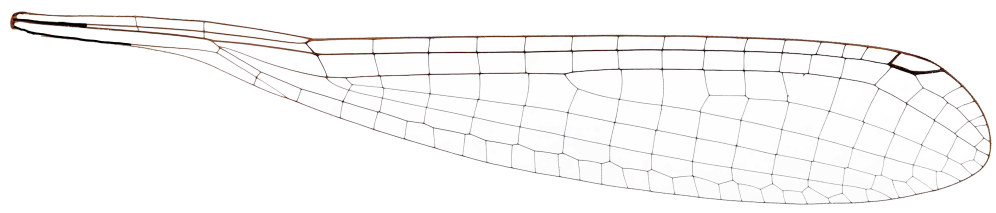
#> input picture new_pic_fix/new_pic_fix.png, 1992 x 426 px (shown at 1/2 size)
$ jupyter execute --allow-errors Get_Network.ipynb
#> lines starting #> are read from the running program, lines starting #| are printed output that depends on the picture; after the words box and inside, x2 and y2 are one past the last pixel; in counts of white or black regions, pixels touching at a corner belong together
### DualColor.py
from PIL import Image
import scipy
import numpy as np
def rgb_to_gray(rgb):
	"""
        rgb: array of [R, G, B]
        turn rgb array into GRAY array"""
	r, g, b = rgb[:,:,0], rgb[:,:,1], rgb[:,:,2]
	gray = 0.2989 * r + 0.5870 * g + 0.1140 * b
	return gray

def two_colors(filename, threshold, other_color):
	'''
		filename: name of png image
		threshold:
		other_color: that, instead of white (for black-white img)
		RETURN: binary version
		import and then binarize data based on threshold
		'''
	im = Image.open(filename)
	imarray = np.array(im)
	# print(f"shape of image array: {np.shape(imarray)}")
	imarray = rgb_to_gray(imarray)
	# apply gaussian filter
	imarray = scipy.ndimage.gaussian_filter(imarray, 0.55)
	# print(f"shape of image array, through gaussian filter: {np.shape(imarray)}")
	x, y = imarray.shape
	data = np.zeros((x, y))
	for i in range(x):
		for j in range(y):
			data[i][j] = 1 - imarray[i][j]
	# normalize
	data += np.abs(np.min(data))
	data = data / np.max(data)
	# turn into binary, by threshold
	binary = np.ones((x, y, 3), dtype=int)
	for i in range(x):
		for j in range(y):
			if data[i][j] > threshold:
				binary[i][j] = other_color
	return binary

### GetGraph.py
from collections import Counter
from dataclasses import dataclass
from typing import List, Tuple

import cv2
import networkx as nx
import numpy as np
import scipy.ndimage.measurements
import shapely.geometry
from PIL import Image
from skimage import morphology, segmentation

def find_color(im: Image, rgb: Tuple[int]) -> np.ndarray:
    """Given an RGB image, return an ndarray with 1s where the pixel is the given color."""
    px = np.asarray(im)
    # print(f"find_color::px  {px.shape}")
    x, y, channels = px.shape
    out = np.zeros((x, y), dtype=np.uint8)
    # print(f"find_color::out {out.shape}")
    r, g, b = rgb
    out[(px[:, :, 0] == r) & (px[:, :, 1] == g) & (px[:, :, 2] == b)] = 1
    return out


def zhang_suen_node_detection(skel: np.ndarray) -> List[Tuple[int]]:
    """Find nodes based on a skeletonized bitmap.

    (From nefi) Node detection based on criteria put forward in "A fast parallel algorithm
    for thinning digital patterns" by T. Y. Zhang and C. Y. Suen. Pixels p of the skeleton
    are categorized as nodes/non-nodes based on the value of a function A(p) depending on
    the pixel neighborhood of p. Please check the above paper for details.

    A(p1) == 1: The pixel p1 sits at the end of a skeleton line, thus a node
    of degree 1 has been found.
    A(p1) == 2: The pixel p1 sits in the middle of a skeleton line but not at
    a branching point, thus a node of degree 2 has been found. Such nodes are
    ignored and not introduced to the graph.
    A(p1) >= 3: The pixel p1 belongs to a branching point of a skeleton line,
    thus a node of degree >=3 has been found.

    Args:
        *skel* : Skeletonised source image. The skeleton must be exactly 1 pixel wide.

    Returns:
        *nodes* : List of (x, y) coordinates of nodes
    """
    skel = np.pad(skel, 1)
    item = skel.item

    def check_pixel_neighborhood(x, y, skel):
        """
        Check the number of components around a pixel.
        If it is either 1 or more than 3, it is a node.
        """
        p2 = item(x - 1, y)
        p3 = item(x - 1, y + 1)
        p4 = item(x, y + 1)
        p5 = item(x + 1, y + 1)
        p6 = item(x + 1, y)
        p7 = item(x + 1, y - 1)
        p8 = item(x, y - 1)
        p9 = item(x - 1, y - 1)

        # The function A(p1),
        # where p1 is the pixel whose neighborhood is beeing checked
        components = (
            (p2 == 0 and p3 == 1)
            + (p3 == 0 and p4 == 1)
            + (p4 == 0 and p5 == 1)
            + (p5 == 0 and p6 == 1)
            + (p6 == 0 and p7 == 1)
            + (p7 == 0 and p8 == 1)
            + (p8 == 0 and p9 == 1)
            + (p9 == 0 and p2 == 1)
        )
        return (components >= 3) or (components == 1)

    nodes = []
    w, h = skel.shape
    for x in range(1, w - 1):
        for y in range(1, h - 1):
            if item(x, y) != 0 and check_pixel_neighborhood(x, y, skel):
                nodes.append((x - 1, y - 1))
    return nodes

def find_dense_skeleton_nodes(skel: np.ndarray) -> List[Tuple[int, int]]:
    """Find "dense" (2x2 or larger) regions in the skeleton."""
    eroded = morphology.binary_erosion(np.pad(skel, 1), np.ones((2, 2)))[1:-1, 1:-1]

    # Find the centers of mass of connected components
    labeled_array, num_features = scipy.ndimage.label(eroded)
    centers = scipy.ndimage.center_of_mass(eroded, labeled_array, [*range(1, num_features+1)])
    return [(int(x), int(y)) for (x, y) in centers]

def add_dense_nodes(nodes: List[Tuple[int, int]], dense_nodes: List[Tuple[int, int]], min_distance = 5) -> List[Tuple[int, int]]:
    """Add in new nodes which are distinct from the old ones."""
    keep = []
    min_d2 = min_distance ** 2
    for node in dense_nodes:
        x, y = node
        is_ok = True
        for nx, ny in nodes:
            d2 = (x - nx) **2 + (y - ny) ** 2
            if d2 < min_d2:
                is_ok = False
                break
        if is_ok:
            keep.append(node)

    print(f'Adding {len(keep)}/{len(dense_nodes)} dense nodes to existing {len(nodes)} nodes.')
    return [*nodes, *keep]

@dataclass
class Path:
    """ @dataclass
        start: 2D coordinate <- starting node
        end: 2D coordinate <- ending node
        path: list of 2D coordinates <- nodes on path
        """
    start: Tuple[int, int]
    stop: Tuple[int, int]
    path: List[Tuple[int, int]]

def is_new_path(existing_paths: List[Path], path: Path) -> bool:
    """
        existing_paths: paths so far
        path: need to test if this is in existing_path
        Is this a new path, or does it overlap signficantly with existing paths?"""
    candidates = [p for p in existing_paths if p.start == path.start and p.stop == path.stop]
    other_points = {coord for p in candidates for coord in p.path[1:-1]}
    interior = set(path.path[1:-1])
    if other_points & interior:
        return False
    return True

def is_valid_self_loop(path: List[Tuple[int, int]], min_self_loop_distance: int) -> bool:
    if len(path) < min_self_loop_distance:
        return False
    # Only the end node can appear twice in a self-loop
    return len([c for c, n in Counter(path).items() if n >= 2]) == 1


def find_paths(scikit_img_skeleton: np.ndarray, nodes: List[Tuple[int]], min_distance=5) -> List[Path]:
    """Find paths between nodes in the graph using the connectivity in the skeleton.
    RETURN: list of edges (pairs of nodes) with the following properties.
        - path: list of coordinates connecting the nodes (including the nodes)
        - d: length of the path
    This will early-out if a path shorter than min_distance is found.
    There may be multiple distinct paths between the same nodes, or a path between a node and itself.
    """
    width, height = scikit_img_skeleton.shape
    def neighbors(x, y):
        for dy in (-1, 0, 1):
            cy = y + dy
            if cy < 0 or cy >= height:
                continue
            for dx in (-1, 0, 1):
                cx = x + dx
                if (dx != 0 or dy != 0) and 0 <= cx < width and scikit_img_skeleton[cx, cy]:
                    yield cx, cy
    # each cell points back to its parent
    parents = {n: None for n in nodes}
    def trace_back(node):
        trace = []
        while node:
            trace.append(node)
            node = parents.get(node)
        return trace
    d = {n: 0 for n in nodes}  # used to avoid backtracking
    edges = []
    frontier = [*nodes]
    while frontier:
        next_frontier = []
        for n in frontier:
            x, y = n
            for c in neighbors(x, y):
                if c not in parents:
                    parents[c] = n
                    next_frontier.append(c)
                    d[c] = 1 + d[n]
                else:
                    if d[c] >= d[n]:
                        # we've got a connection! Follow both cells back to trace it out
                        tn = trace_back(n)
                        tc = trace_back(c)
                        tc.reverse()
                        path = [*tc, *tn]
                        endpoints = (path[0], path[-1])
                        start, stop = min(endpoints), max(endpoints)
                        new_path = Path(start, stop, path)
                        # Ignore redundant paths and short self-loops
                        if is_new_path(edges, new_path) and (
                            start != stop or is_valid_self_loop(path, min_distance)
                        ):
                            edges.append(new_path)
                            if len(path) - 1 < min_distance:
                                # This edge will get pruned out anyway, so no need to keep looking.
                                return edges
        frontier = next_frontier
    return edges

def merge_nodes(
    nodes: List[Tuple[int, int]], edges: List[Path], n1: Tuple[int, int], n2: Tuple[int, int]
    ) -> List[Tuple[int, int]]:
    ends = {n1, n2}
    paths = [e.path for e in edges if {e.start, e.stop} == ends]
    assert paths
    path = min(paths, key=lambda p: len(p))
    idx = len(path) // 2
    new_node = path[idx]
    return [new_node] + [n for n in nodes if n != n1 and n != n2]

def make_graph(nodes: List[Tuple[int, int]], edges: List[Path]) -> nx.MultiGraph:
    g = nx.MultiGraph()
    g.add_nodes_from(nodes)
    for edge in edges:
        g.add_edge(edge.start, edge.stop, path=edge.path, d=len(edge.path) - 1)
    return g

def connect_graph(skel: np.ndarray, min_distance: int) -> nx.MultiGraph:
    """Iteratively produce a graph, merging nodes until none are < min_distance apart."""
    nodes = zhang_suen_node_detection(skel)
    dense_nodes = find_dense_skeleton_nodes(skel)
    nodes = add_dense_nodes(nodes, dense_nodes)
    edges = find_paths(skel, nodes, min_distance)
    any_changed = True
    while any_changed:
        any_changed = False
        for edge in edges:
            d = len(edge.path) - 1
            if d < min_distance:
                n1 = edge.start
                n2 = edge.stop
                nodes = merge_nodes(nodes, edges, n1, n2)
                edges = find_paths(skel, nodes, min_distance)
                # print(f'Merged {n1} and {n2}, d={d}')
                any_changed = True
                break
    # All good!
    return make_graph(nodes, edges)

def simplify_paths(g: nx.Graph, tolerance=1) -> nx.Graph:
    for n1, n2, k in g.edges(keys=True):
        g[n1][n2][k]['path'] = shapely.geometry.LineString(g[n1][n2][k]['path']).simplify(tolerance)
    return g

def extract_network(mask: np.ndarray, min_distance=8) -> nx.Graph:
    """ given mask, return graph network
        """
    # see https://scikit-image.org/docs/stable/auto_examples/edges/plot_skeleton.html
    skel = morphology.skeletonize(mask)
    print(f'Skeleton px={skel.sum()}')
    raw = connect_graph(skel, min_distance)
    simplified = simplify_paths(raw)
    return simplified, raw

# [38 lines left out: functions create_circular_mask, render_network, not called in this run]

def render_skeleton(im: Image, skel: np.ndarray, rgb: Tuple[int]) -> Image:
    r, g, b = rgb
    px = np.asarray(im).copy()
    skel = skel.T
    px[skel > 0, 0] = r
    px[skel > 0, 1] = g
    px[skel > 0, 2] = b
    return Image.fromarray(px)

# Sum of the min & max of (a, b, c)
def hilo(a, b, c):
    if c < b:
        b, c = c, b
    if b < a:
        a, b = b, a
    if c < b:
        b, c = c, b
    return a + c

def complement(rgb):
    """Return a complementary color; see https://stackoverflow.com/a/40234924/388951"""
    k = hilo(*rgb)
    return tuple(k - u for u in rgb)

# [18 lines left out: function network_to_geojson, not called in this run]

### Get_Network.ipynb
[cell 1]
"""import packages"""
import networkx as nx
import numpy as np
from PIL import Image
from skimage import morphology
import matplotlib.pyplot as plt
import os
import csv
from ast import literal_eval
print(
     f"here:         current directory/folder address (full path from /Users)\n" +
      "photo_name:   name of photo\n" +
      "photo_type:   type of photo file (INCLUDEs '.'). e.g. .png\n" +
      "project_name: name of project\n" +
      "new_project:  is this a new project? (if so, load from saved files)")

[cell 2]
"""Fill out form below!"""
here =          '/Users/kronos.di.vlad/Desktop/dragonfly/extract_images_nb_ver'
photo_name =    'new_pic_fix'
new_project =   True # True OR False only (this is a boolean variable)
photo_type =    '.png'
project_name =  photo_name # I name project by the photo

print(f"your current folder: (below)")
os.chdir(here)
os.system('pwd')

[cell 3]
filepath = f'{photo_name}{photo_type}' # MUST add extension for move to work!
file_type = 'txt'
nodes_name = f'{project_name}_nodes.{file_type}'
edges_name = f'{project_name}_edges.{file_type}'
detes_name = f'{project_name}_detes.{file_type}'
cycle_name = f'{project_name}_cycle.{file_type}'

if(new_project):
    os.mkdir(project_name)
    os.rename(filepath, f'{project_name}/{filepath}')
os.chdir(project_name)
print(f"your current folder: (below)")
os.system('pwd')

[cell 4]
if(not new_project):
    """load nodes"""
    nodes = np.loadtxt(nodes_name).astype(int)
    """load edges"""
    edges = np.loadtxt(edges_name).astype(int)
    """load cycle"""
    file = open(cycle_name, "r")
    cycles = list(csv.reader(file, delimiter=",", quoting = csv.QUOTE_NONNUMERIC))
    for i in range(len(cycles)):
        cycles[i] = [int(item) for item in cycles[i]]
    """load detes"""
    file = open(detes_name, "r")
    detes = list(csv.reader(file, delimiter=",", quoting = csv.QUOTE_NONNUMERIC))
    for i in range(len(detes)):
        detes[i] = [literal_eval(item) for item in detes[i]]

[cell 5]
""" black-and-other-color image """
import DualColor
print(f"source: Jordan Hoffmann, Chris H. Rycroft from https://www.pnas.org/doi/10.1073/pnas.1721248115")
dual_color_pic = f'{project_name}_dual_color.png'
street_color_in_rgb = np.asarray([0, 0, 255])
if(new_project):
    og_img = Image.open(filepath)
#> og_img is the input picture: PIL image 1992x426 RGBA; mean R, G, B, A 248.4, 247.6, 247.4, 255
    threshold = 10 # 135 for radar
    rgb_binary = DualColor.two_colors(filepath, threshold/255.0, street_color_in_rgb)
#> after the loop in two_colors, `for i in range(x):`:
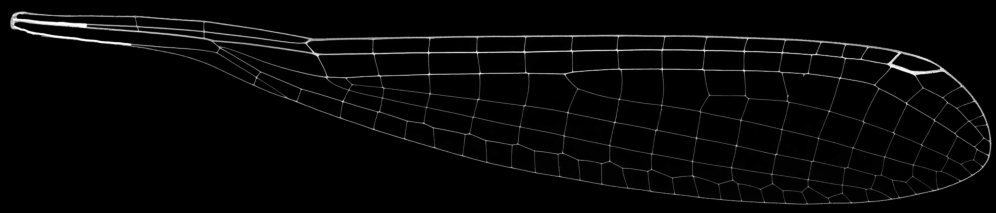
#> data: shape (426, 1992) float64 (shown at 1/2 size); min -254, max 1, mean -246.8; drawn with min black and max white
#> after the loop in two_colors, `for i in range(x):`:
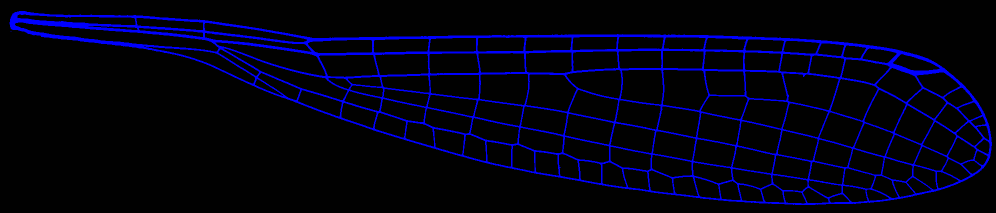
#> binary: shape (426, 1992, 3) int64 (shown at 1/2 size); mean of channels 0, 1, 2 0.9, 0.9, 21.6; drawn as R, G, B
    pil_img = Image.fromarray(rgb_binary.astype('uint8'), "RGB")
    pil_img.save(dual_color_pic)
else:
    pil_img = Image.open(dual_color_pic)

og_x, og_y, channels = np.asarray(pil_img).shape
#> og_x = 426; og_y = 1992; channels = 3
pil_img

[cell 6]
""" graph """
# speed scales with number of pixels
print()
import GetGraph
print(f"source: Dan Vanderkam on https://github.com/danvk/extract-raster-network")
if(new_project):
    img = Image.open(dual_color_pic)
    mask = GetGraph.find_color(img, street_color_in_rgb).T # yes = 1; no = 0
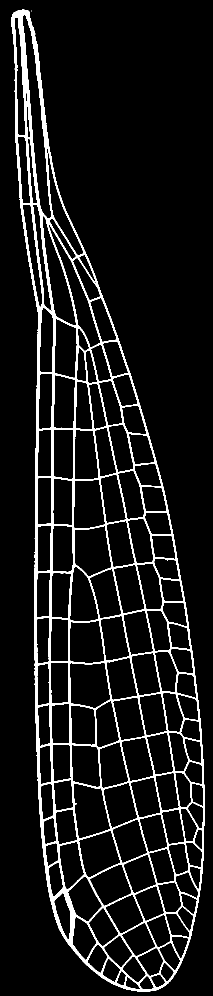
#> mask: shape (1992, 426) (shown at 1/2 size); values 0 (black) and 1 (white), 8.1% white; 3 white regions (2 under 20 px), largest, box (x1, y1, x2, y2) and area: (22, 19, 410, 1984) 68985

    print(f'Street RGB: \t{street_color_in_rgb}')
    print(f'Street pixels: \t{mask.sum()}')
#| Street pixels: 	68988
    network, raw = GetGraph.extract_network(mask)
#> in extract_network, `skel = morphology.skeletonize(mask)`:
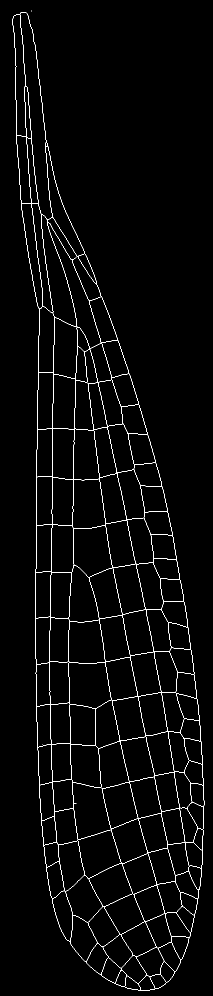
#> skel: shape (1992, 426) bool (shown at 1/2 size); 2.1% white in thin lines or dots, all inside (x1, y1, x2, y2) = (25, 21, 409, 1982)
#| Skeleton px=17789
#> in zhang_suen_node_detection, `skel = np.pad(skel, 1)`:
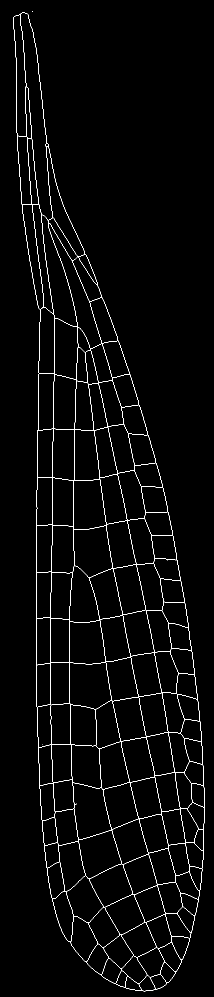
#> skel: shape (1994, 428) bool (shown at 1/2 size); 2.1% white in thin lines or dots, all inside (x1, y1, x2, y2) = (26, 22, 410, 1983)
#> the loop in zhang_suen_node_detection, `for x in range(1, w - 1):` made 1992 passes
#> in find_dense_skeleton_nodes, `eroded = morphology.binary_erosion(np.pad(skel, 1), np.ones((2, 2)))[1..`:
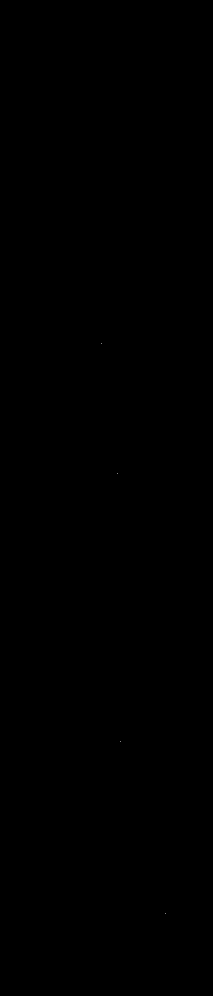
#> eroded: shape (1992, 426) bool (shown at 1/2 size); 0% white in thin lines or dots, all inside (x1, y1, x2, y2) = (203, 686, 331, 1828)
#> in find_dense_skeleton_nodes, `labeled_array, num_features = scipy.ndimage.label(eroded)`: labeled_array: shape (1992, 426) int32; 5 distinct labels, from 0 to 4
#> the loop in add_dense_nodes, `for node in dense_nodes:` made 4 passes
#> node on passes 1 to 4: (686, 203), (946, 234), (1482, 240), (1827, 330)
#| Adding 4/4 dense nodes to existing 278 nodes.
    print(f'Extracted street network:')
    print(f'  - {len(network.nodes())} nodes')
#|   - 206 nodes
    print(f'  - {len(network.edges())} edges')
#|   - 346 edges

    skel = morphology.skeletonize(mask)
    skel_path = dual_color_pic.replace('.png', '.skel.png')
    skel_img = GetGraph.render_skeleton(img, skel, GetGraph.complement(street_color_in_rgb))
#> in render_skeleton, `skel = skel.T`:
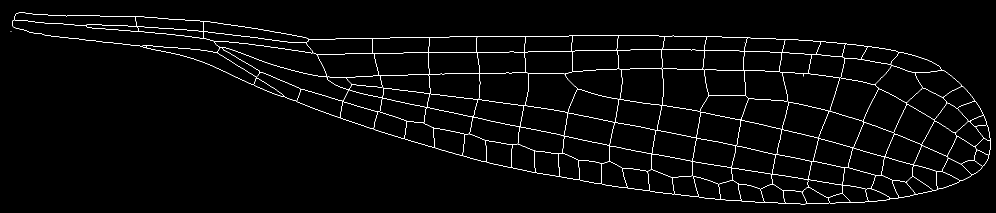
#> skel: shape (426, 1992) bool (shown at 1/2 size); 2.1% white in thin lines or dots, all inside (x1, y1, x2, y2) = (21, 25, 1982, 409)
#> in render_skeleton, `px[skel > 0, 2] = b`:
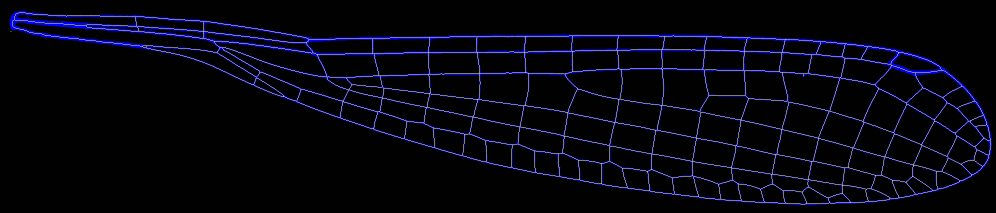
#> px: shape (426, 1992, 3) (shown at 1/2 size); mean R, G, B 6.3, 6.3, 16.3
    skel_img.save(skel_path)
    print(f'Skeleton-ize: {skel_path}')

    # showing skeleton takes ridiculously long for large images, skip
    # out_path = dual_color_pic.replace('.png', '.grid.png')
    # GetGraph.render_network(img, network, GetGraph.complement(street_color_in_rgb)).save(out_path)
    # print(f'Graph: {out_path}')
else:
    skel_img = Image.open(dual_color_pic.replace('.png', '.skel.png'))
skel_img

#> (a cell that did not finish here is left out)

[cell 8]
G = nx.Graph()
counter = 0
for edge in edges:
    x, y = edge
    nx.add_path(G, [x, y])
    G[x][y]['details'] = detes[counter]
    counter += 1
#> this loop made 346 passes
#> edge on passes 1 to 3: [0, 14], [0, 5], [0, 16]

#> (a cell that did not finish here is left out)

[cell 10]
from Visual import Visualizer
import drawsvg as draw
print(
    f"detail_level: low = polygons; high = details\n" +
     "detail_type:  fill = colored shapes; anything else = just the edges\n" +
     "centroid:     True = show centroid number; False = no centroid")
#> (the rest of this cell did not finish here and is left out)

#> (a cell that did not finish here is left out)

#> (a cell that did not finish here is left out)

[cell 13]
from playsound import playsound # doesn't stop?
playsound('/Users/kronos.di.vlad/Desktop/dragonfly/extract_images_nb_ver/IRWTS@UH.mp3')
